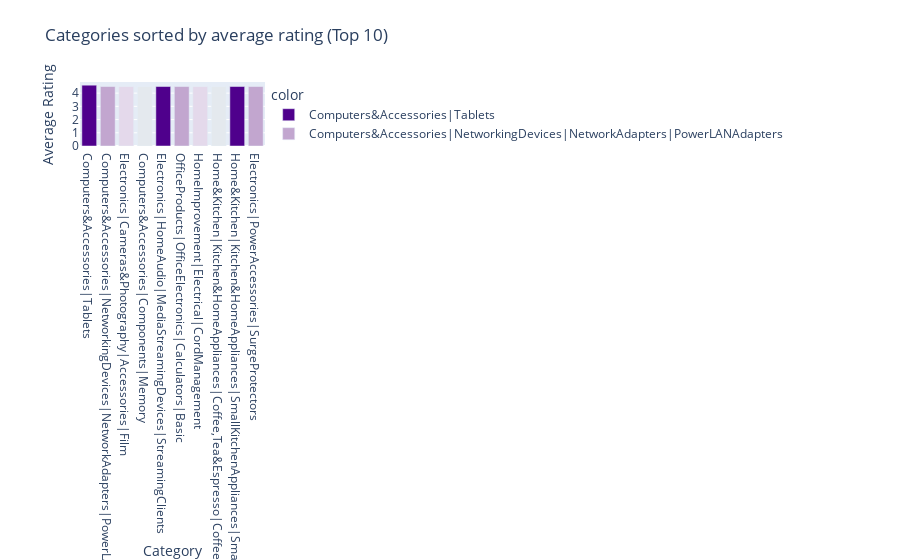

Notebook code cell kept with this figure:
### Code cell
# Breakdown by category analysis
if 'category' in df.columns and 'rating' in df.columns:
    Avg_Cat_Rate = df.groupby('category')['rating'].mean().sort_values(ascending=False).round(2) #average category rating
    print("\nAverage rating breakdown by category")
    display(Avg_Cat_Rate.head(10).to_frame(name='Average Rating'))

    #category analysis visualization
    fig_cat_rate = px.bar(Avg_Cat_Rate.head(10),
        x = Avg_Cat_Rate.head(10).index,
        y = 'rating',
        title = "Categories sorted by average rating (Top 10)",
        labels={'x': 'Category', 'rating': 'Average Rating'},
        color = Avg_Cat_Rate.head(10).index,
        color_discrete_sequence= Brand_Colors)
    fig_cat_rate.show()

### Figure 1 — Plotly figure (JSON) as saved in the notebook; plotly's stock layout.template omitted (floating-point values rounded to 4 significant figures)
{"data": [{"hovertemplate": "color=Computers&Accessories|Tablets<br>Category=%{x}<br>Average Rating=%{y}<extra></extra>", "legendgroup": "Computers&Accessories|Tablets", "marker": {"color": "#4f008c", "pattern": {"shape": ""}}, "name": "Computers&Accessories|Tablets", "orientation": "v", "showlegend": true, "textposition": "auto", "type": "bar", "x": ["Computers&Accessories|Tablets"], "xaxis": "x", "y": [4.6], "yaxis": "y"}, {"hovertemplate": "color=Computers&Accessories|NetworkingDevices|NetworkAdapters|PowerLANAdapters<br>Category=%{x}<br>Average Rating=%{y}<extra></extra>", "legendgroup": "Computers&Accessories|NetworkingDevices|NetworkAdapters|PowerLANAdapters", "marker": {"color": "#c2a6cf", "pattern": {"shape": ""}}, "name": "Computers&Accessories|NetworkingDevices|NetworkAdapters|PowerLANAdapters", "orientation": "v", "showlegend": true, "textposition": "auto", "type": "bar", "x": ["Computers&Accessories|NetworkingDevices|NetworkAdapters|PowerLANAdapters"], "xaxis": "x", "y": [4.5], "yaxis": "y"}, {"hovertemplate": "color=Electronics|Cameras&Photography|Accessories|Film<br>Category=%{x}<br>Average Rating=%{y}<extra></extra>", "legendgroup": "Electronics|Cameras&Photography|Accessories|Film", "marker": {"color": "#e4d9eb", "pattern": {"shape": ""}}, "name": "Electronics|Cameras&Photography|Accessories|Film", "orientation": "v", "showlegend": true, "textposition": "auto", "type": "bar", "x": ["Electronics|Cameras&Photography|Accessories|Film"], "xaxis": "x", "y": [4.5], "yaxis": "y"}, {"hovertemplate": "color=Computers&Accessories|Components|Memory<br>Category=%{x}<br>Average Rating=%{y}<extra></extra>", "legendgroup": "Computers&Accessories|Components|Memory", "marker": {"color": "#e4e9ee", "pattern": {"shape": ""}}, "name": "Computers&Accessories|Components|Memory", "orientation": "v", "showlegend": true, "textposition": "auto", "type": "bar", "x": ["Computers&Accessories|Components|Memory"], "xaxis": "x", "y": [4.5], "yaxis": "y"}, {"hovertemplate": "color=Electronics|HomeAudio|MediaStreamingDevices|StreamingClients<br>Category=%{x}<br>Average Rating=%{y}<extra></extra>", "legendgroup": "Electronics|HomeAudio|MediaStreamingDevices|StreamingClients", "marker": {"color": "#4f008c", "pattern": {"shape": ""}}, "name": "Electronics|HomeAudio|MediaStreamingDevices|StreamingClients", "orientation": "v", "showlegend": true, "textposition": "auto", "type": "bar", "x": ["Electronics|HomeAudio|MediaStreamingDevices|StreamingClients"], "xaxis": "x", "y": [4.5], "yaxis": "y"}, {"hovertemplate": "color=OfficeProducts|OfficeElectronics|Calculators|Basic<br>Category=%{x}<br>Average Rating=%{y}<extra></extra>", "legendgroup": "OfficeProducts|OfficeElectronics|Calculators|Basic", "marker": {"color": "#c2a6cf", "pattern": {"shape": ""}}, "name": "OfficeProducts|OfficeElectronics|Calculators|Basic", "orientation": "v", "showlegend": true, "textposition": "auto", "type": "bar", "x": ["OfficeProducts|OfficeElectronics|Calculators|Basic"], "xaxis": "x", "y": [4.5], "yaxis": "y"}, {"hovertemplate": "color=HomeImprovement|Electrical|CordManagement<br>Category=%{x}<br>Average Rating=%{y}<extra></extra>", "legendgroup": "HomeImprovement|Electrical|CordManagement", "marker": {"color": "#e4d9eb", "pattern": {"shape": ""}}, "name": "HomeImprovement|Electrical|CordManagement", "orientation": "v", "showlegend": true, "textposition": "auto", "type": "bar", "x": ["HomeImprovement|Electrical|CordManagement"], "xaxis": "x", "y": [4.5], "yaxis": "y"}, {"hovertemplate": "color=Home&Kitchen|Kitchen&HomeAppliances|Coffee,Tea&Espresso|CoffeePresses<br>Category=%{x}<br>Average Rating=%{y}<extra></extra>", "legendgroup": "Home&Kitchen|Kitchen&HomeAppliances|Coffee,Tea&Espresso|CoffeePresses", "marker": {"color": "#e4e9ee", "pattern": {"shape": ""}}, "name": "Home&Kitchen|Kitchen&HomeAppliances|Coffee,Tea&Espresso|CoffeePresses", "orientation": "v", "showlegend": true, "textposition": "auto", "type": "bar", "x": ["Home&Kitchen|Kitchen&HomeAppliances|Coffee,Tea&Espresso|CoffeePresses"], "xaxis": "x", "y": [4.5], "yaxis": "y"}, {"hovertemplate": "color=Home&Kitchen|Kitchen&HomeAppliances|SmallKitchenAppliances|SmallApplianceParts&Accessories<br>Category=%{x}<br>Average Rating=%{y}<extra></extra>", "legendgroup": "Home&Kitchen|Kitchen&HomeAppliances|SmallKitchenAppliances|SmallApplianceParts&Accessories", "marker": {"color": "#4f008c", "pattern": {"shape": ""}}, "name": "Home&Kitchen|Kitchen&HomeAppliances|SmallKitchenAppliances|SmallApplianceParts&Accessories", "orientation": "v", "showlegend": true, "textposition": "auto", "type": "bar", "x": ["Home&Kitchen|Kitchen&HomeAppliances|SmallKitchenAppliances|SmallApplianceParts&Accessories"], "xaxis": "x", "y": [4.5], "yaxis": "y"}, {"hovertemplate": "color=Electronics|PowerAccessories|SurgeProtectors<br>Category=%{x}<br>Average Rating=%{y}<extra></extra>", "legendgroup": "Electronics|PowerAccessories|SurgeProtectors", "marker": {"color": "#c2a6cf", "pattern": {"shape": ""}}, "name": "Electronics|PowerAccessories|SurgeProtectors", "orientation": "v", "showlegend": true, "textposition": "auto", "type": "bar", "x": ["Electronics|PowerAccessories|SurgeProtectors"], "xaxis": "x", "y": [4.5], "yaxis": "y"}], "layout": {"barmode": "relative", "legend": {"title": {"text": "color"}, "tracegroupgap": 0}, "title": {"text": "Categories sorted by average rating (Top 10)"}, "xaxis": {"anchor": "y", "domain": [0, 1], "title": {"text": "Category"}}, "yaxis": {"anchor": "x", "domain": [0, 1], "title": {"text": "Average Rating"}}}}
